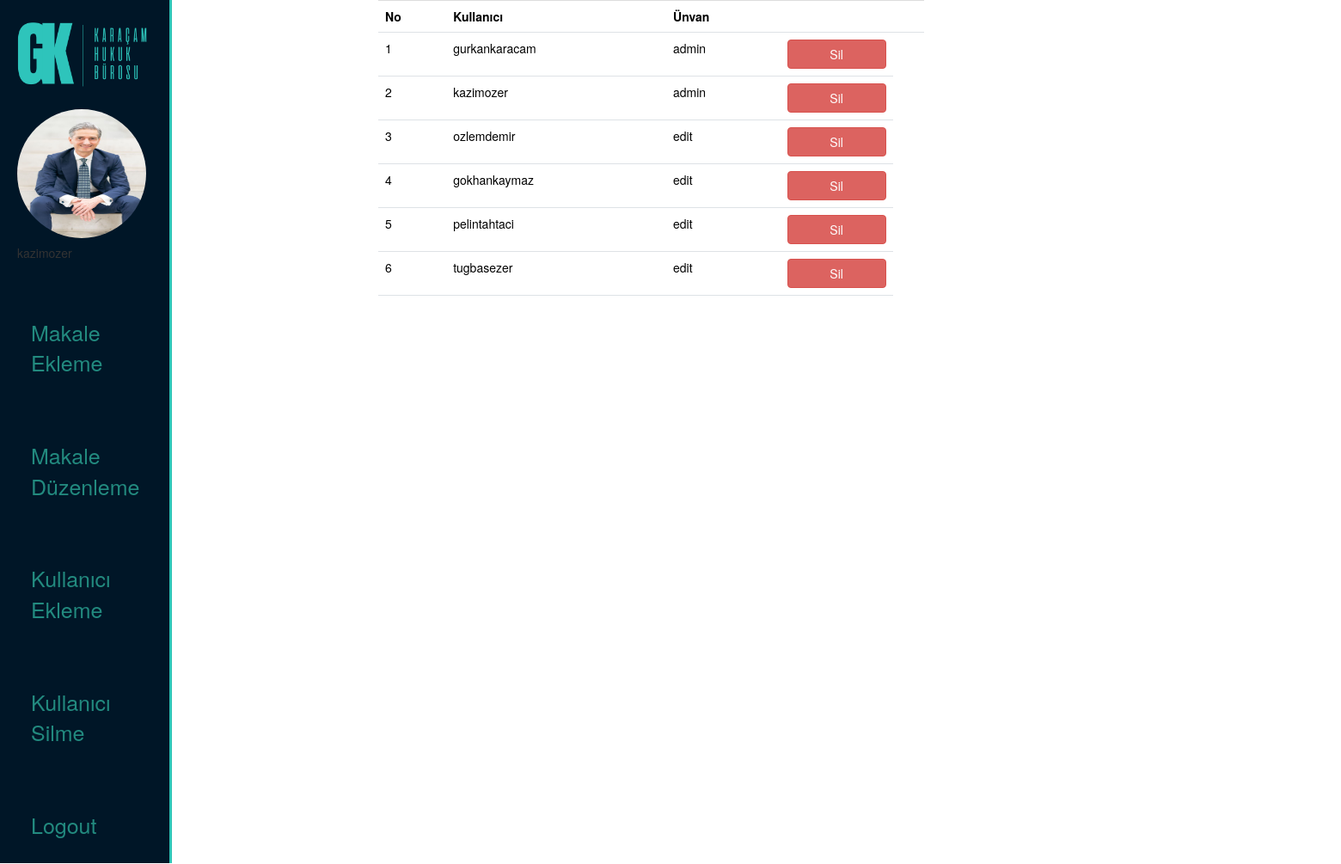
The app's page /admin/panel.php?option=4 (signed in) with its own data.
### tables this page shows
CREATE TABLE `accounts` (
  `id` int(25) NOT NULL,
  `user_name` varchar(50) NOT NULL,
  `password` varchar(100) NOT NULL,
  `title` varchar(25) NOT NULL,
  `imgname` varchar(25) NOT NULL
);

### admin/userdelete.php (the view, shortened to what this page needs)
<?php
include("dbconnect.php");
?>
<!doctype html>
<html>
<head>
<link rel="stylesheet" href="https://maxcdn.bootstrapcdn.com/bootstrap/3.3.7/css/bootstrap.min.css">
</head>
<body>
<div class="container">
<div class="col-md-7">
<table class="table">
    <tr>
        <th>No</th>
        <th>Kullanıcı</th>
        <th>Ünvan</th>
        <th></th>
        <th></th>
    </tr>
<?php
$sorgu = $conn->query("SELECT * FROM accounts");
while ($sonuc = $sorgu->fetch_assoc()) {
$id = $sonuc['id'];
$name = $sonuc['user_name'];
$title = $sonuc['title'];
?>
    <tr>
        <td><?php echo $id;  ?></td>
        <td><?php echo $name; ?></td>
        <td><?php echo $title; ?></td>
        <td><a href="delete.php?id=<?php echo $id; ?>" class="btn btn-danger">Sil</a></td>
    </tr>
<?php
}
?>
</table>
</div>
</div>
</body>
</html>

### css/panel.css (style rules this page uses)
body { margin: 0 auto; padding: 0; }
* { box-sizing: border-box; }
.btn { background-color: dodgerblue; color: white; padding: 15px 20px; border: none; cursor: pointer; width: 100%; opacity: 0.9; }

### records on screen
accounts: id "1", user_name "gurkankaracam", title "admin"
accounts: id "2", user_name "kazimozer", title "admin"
accounts: id "3", user_name "ozlemdemir", title "edit"
accounts: id "4", user_name "gokhankaymaz", title "edit"
accounts: id "5", user_name "pelintahtaci", title "edit"
accounts: id "6", user_name "tugbasezer", title "edit"

### other values on screen
$name "kazimozer"
